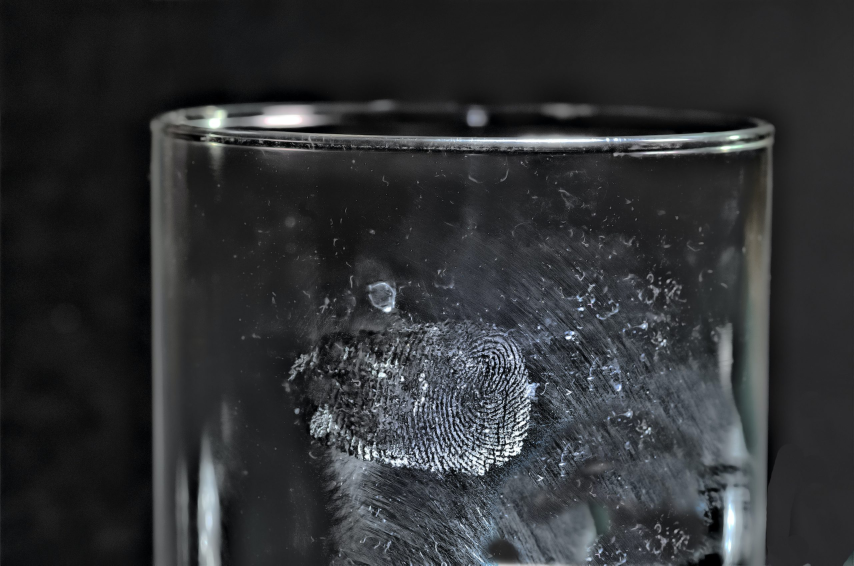
#> input picture CSC515/Week5/fingerprint.jpg, 2560 x 1696 px, found by its file name (shown at 1/3 size)
$ python Stewart_Morphology_Week5.py
#> lines starting #> are read from the running program, lines starting #| are printed output that depends on the picture; after the words box and inside, x2 and y2 are one past the last pixel; in counts of white or black regions, pixels touching at a corner belong together
# This week we are using opencv to perform morphological operations
# We are using morphological operations in order to enhance the ability of computer vision systems to recognize fingerprints.
import cv2
import numpy as np
import matplotlib.pyplot as plt

# Read in the fingerprint, grayscale to make it easy for threshold
original_img = cv2.imread("C:/Users/Michael/Documents/GitHub/PythonProjects/CSC515/Week5/fingerprint.jpg", cv2.IMREAD_GRAYSCALE)
#> original_img: shape (1696, 2560); min 0, max 255, mean 49.7

# Resize to make multiple images easy to look at, then add threshold
img = cv2.resize(original_img,(0,0),fx = .25, fy = .25)
thresh, binary_img = cv2.threshold(img, 128, 255, cv2.THRESH_BINARY)
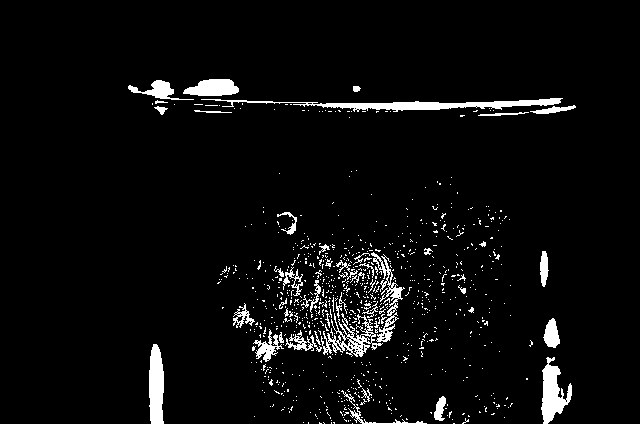
#> binary_img: shape (424, 640); 4.6% white; 830 white regions (783 under 20 px), largest, box (x1, y1, x2, y2) and area: (201, 98, 563, 112) 1730, (541, 357, 572, 424) 1077, (149, 344, 164, 424) 1014

#
kernel = np.ones((2,2),np.uint8)
eroded_img = cv2.erode(binary_img, kernel, iterations = 1)
#> eroded_img: shape (424, 640); 2.3% white; 310 white regions (283 under 20 px), largest, box (x1, y1, x2, y2) and area: (318, 99, 561, 112) 1193, (150, 345, 164, 424) 917, (542, 365, 572, 424) 900
open_img = cv2.morphologyEx(binary_img, cv2.MORPH_OPEN, kernel)
#> open_img: shape (424, 640); 3.3% white; 251 white regions (201 under 20 px), largest, box (x1, y1, x2, y2) and area: (318, 99, 562, 113) 1468, (542, 365, 573, 424) 1017, (150, 345, 165, 424) 1001
dilate_img = cv2.dilate(binary_img,kernel, iterations=1)
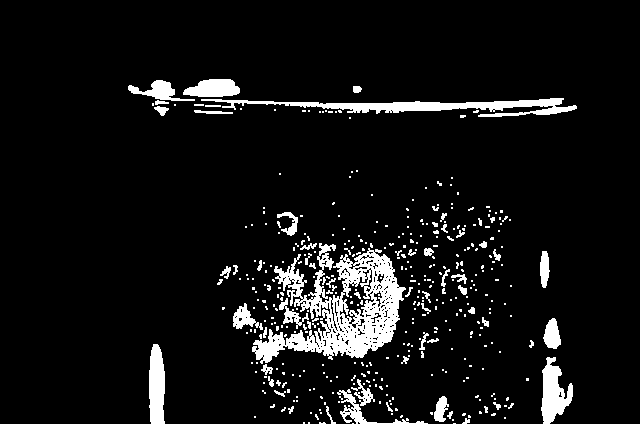
#> dilate_img: shape (424, 640); 7.6% white; 409 white regions (345 under 20 px), largest, box (x1, y1, x2, y2) and area: (252, 243, 406, 364) 7497, (201, 98, 577, 117) 2688, (541, 357, 573, 424) 1224
close_img = cv2.morphologyEx(binary_img, cv2.MORPH_CLOSE, kernel)
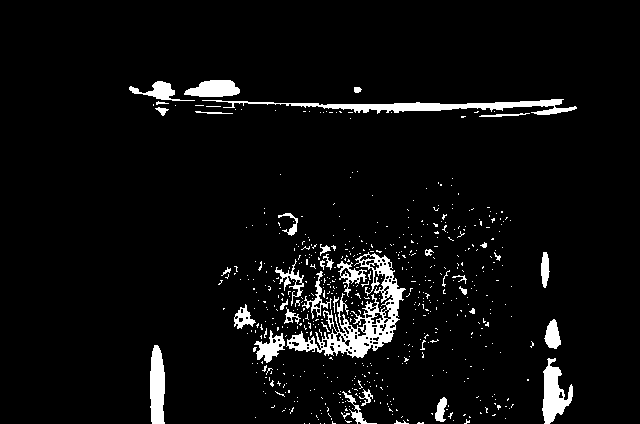
#> close_img: shape (424, 640); 5.1% white; 585 white regions (545 under 20 px), largest, box (x1, y1, x2, y2) and area: (286, 252, 406, 358) 3323, (202, 99, 577, 115) 2003, (542, 358, 573, 424) 1084

combined_img1 = cv2.hconcat([img,binary_img])
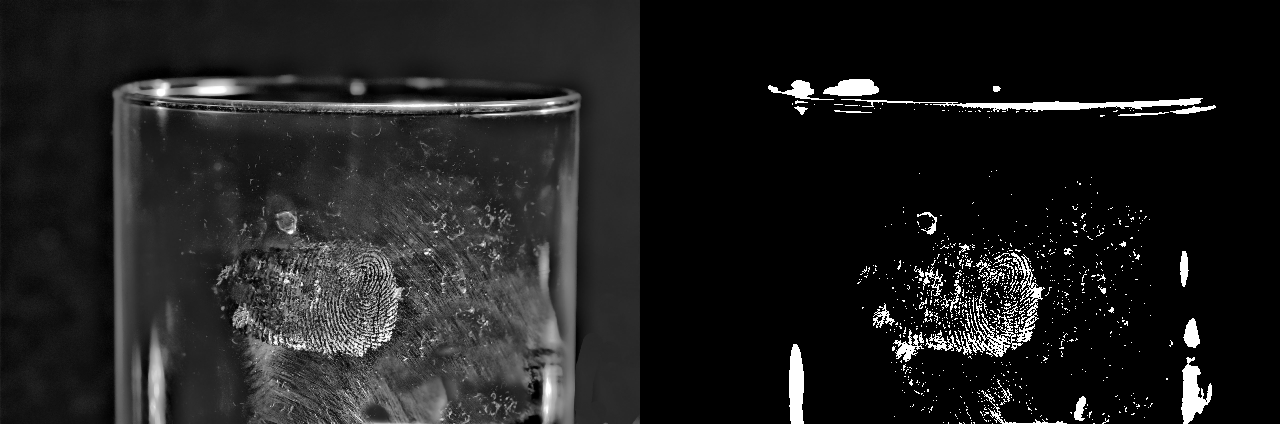
#> combined_img1: shape (424, 1280); min 0, max 255, mean 30.8
combined_img2 = cv2.hconcat([eroded_img, open_img])
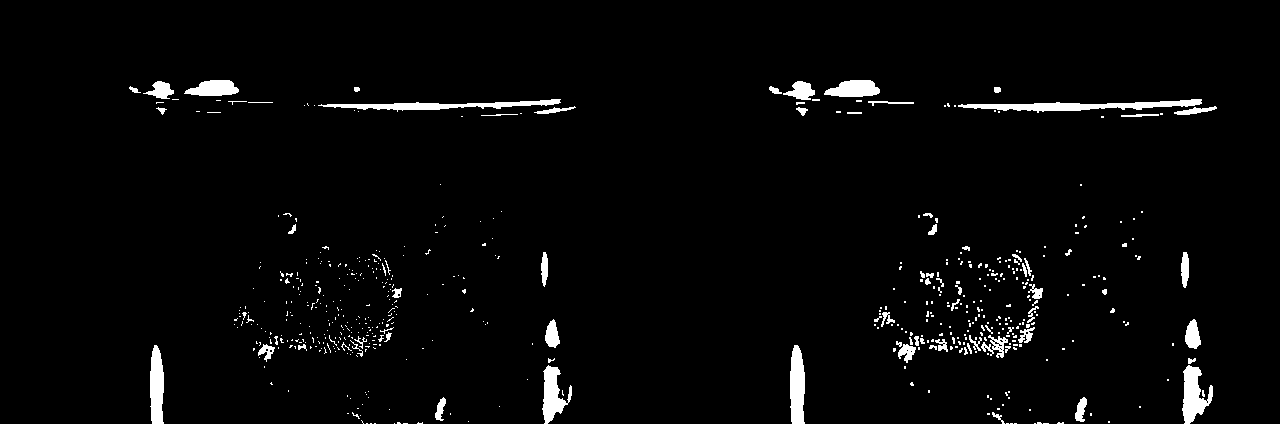
#> combined_img2: shape (424, 1280); 2.8% white; 561 white regions (484 under 20 px), largest, box (x1, y1, x2, y2) and area: (958, 99, 1202, 113) 1468, (318, 99, 561, 112) 1193, (1182, 365, 1213, 424) 1017
combined_img3 = cv2.hconcat([dilate_img, close_img])
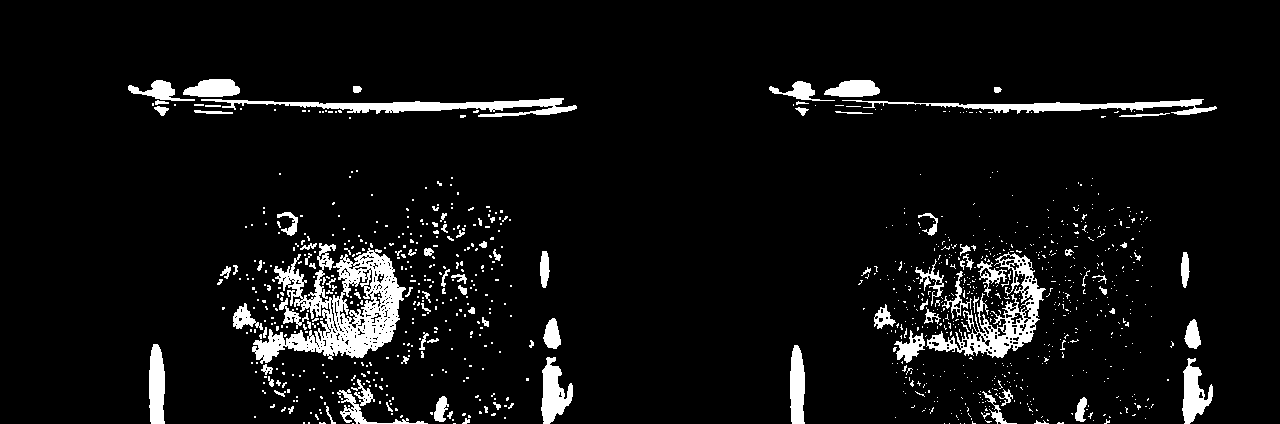
#> combined_img3: shape (424, 1280); 6.3% white; 994 white regions (890 under 20 px), largest, box (x1, y1, x2, y2) and area: (252, 243, 406, 364) 7497, (926, 252, 1046, 358) 3323, (201, 98, 577, 117) 2688
combined_img4 = cv2.vconcat([combined_img1,combined_img2,combined_img3])
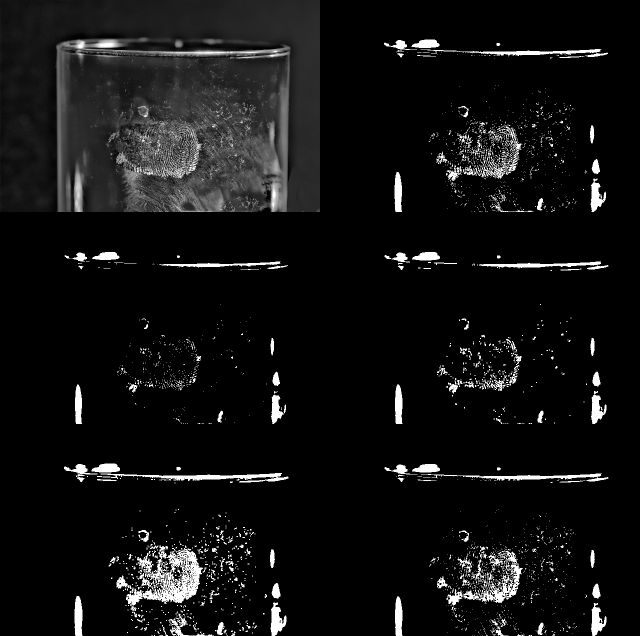
#> combined_img4: shape (1272, 1280) (shown at 1/2 size); min 0, max 255, mean 18

cv2.imshow("Binary Transformation of Fingerprint", combined_img4)

height, width = img.shape
#> height = 424; width = 640
print(height, width)
#| 424 640

cv2.waitKey()
cv2.destroyAllWindows()
